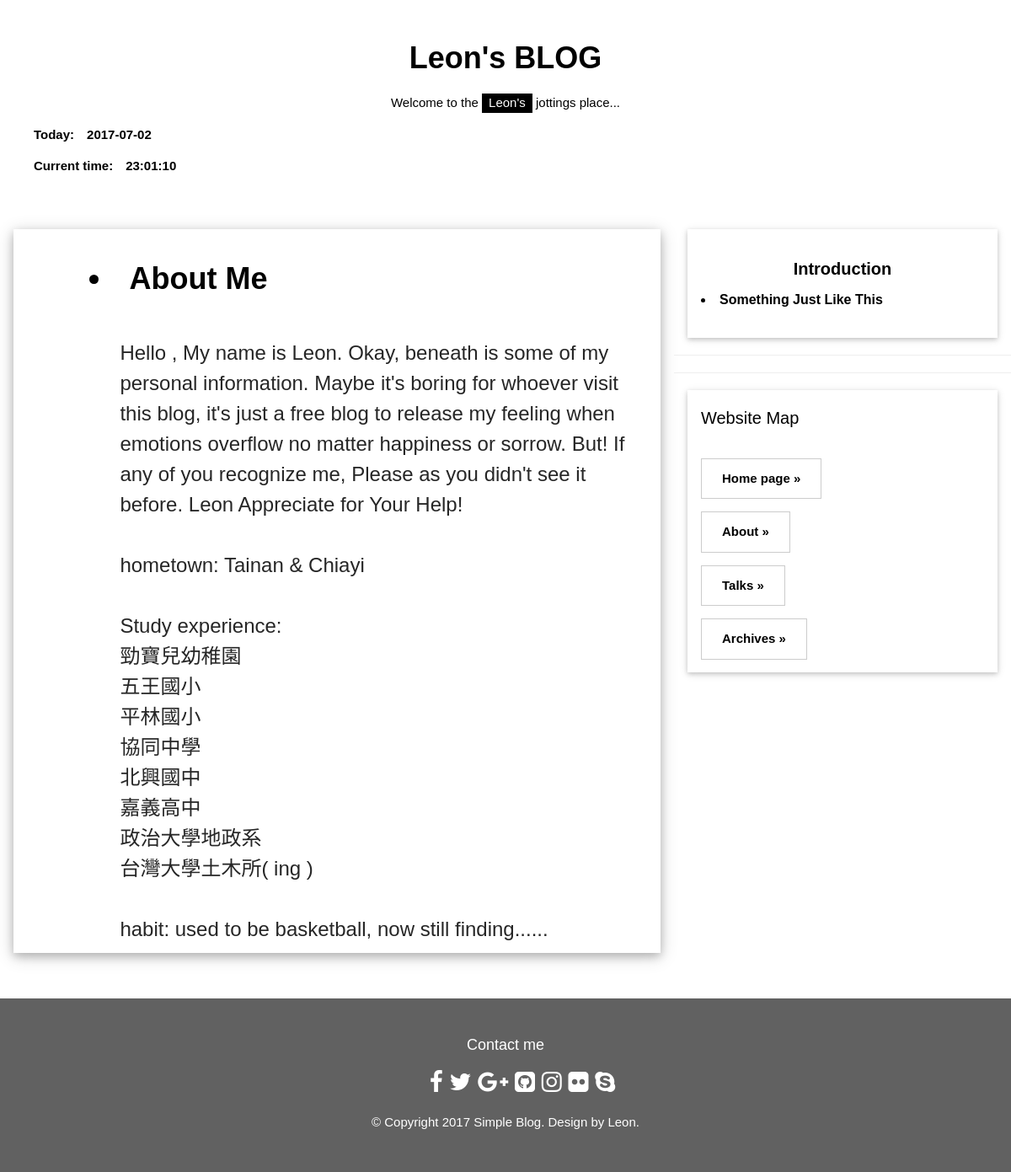
Page /about/ on the earlier database version.
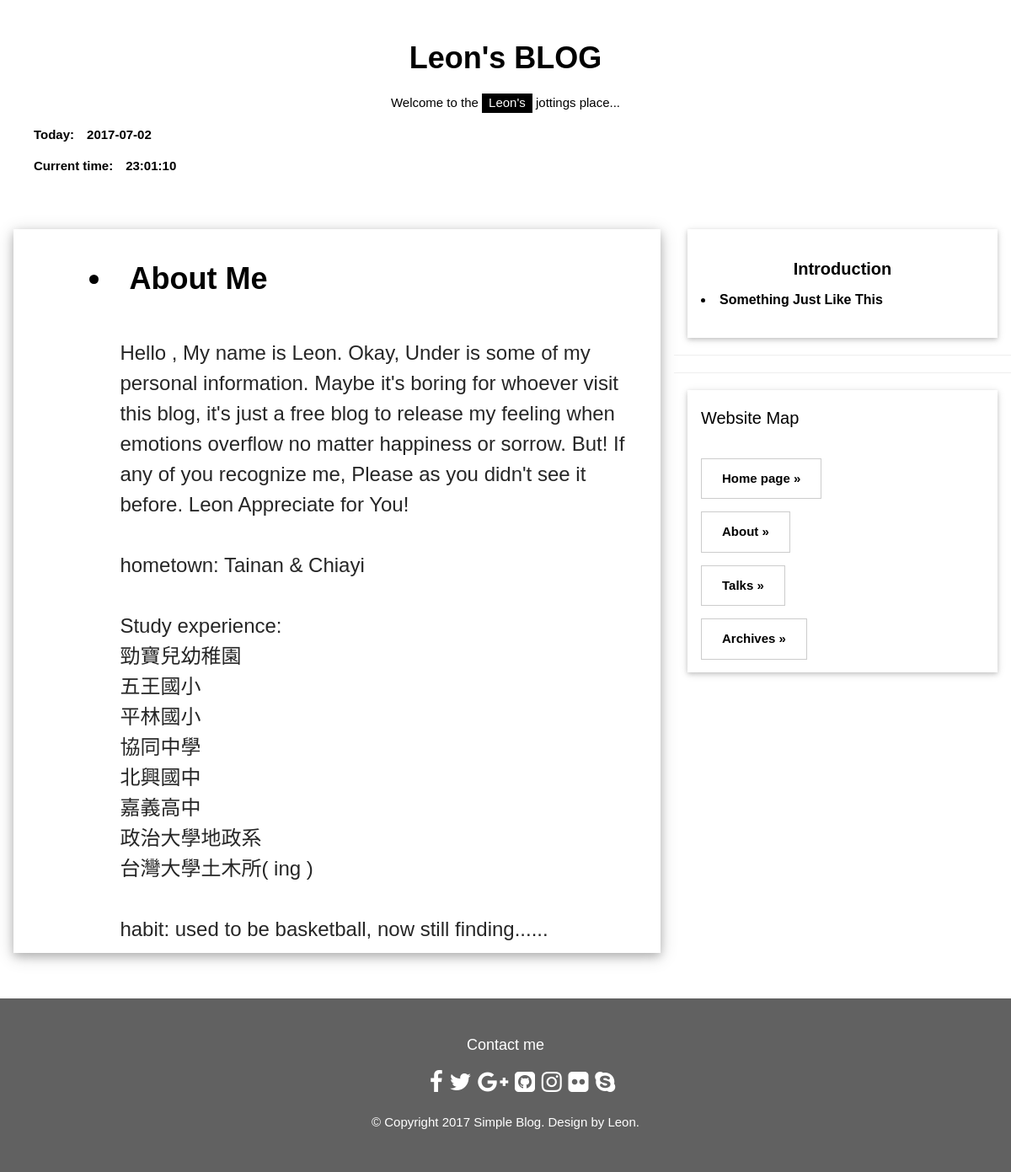
Same page on the later database version.
### blog/models.py (models this page shows, shortened)
class self_intro(models.Model):
    title = models.CharField(max_length=100, blank=True)
    content = models.TextField(blank=True)
    photo = models.URLField(blank=True)

### blog/views.py (the view)
# urls.py: url(r'^about/$', about, name='about'),
def about(request):
    intro = self_intro.objects.get(pk=1)
    about = self_intro.objects.get(pk=2)
    return render(request,'about.html',{
        'today': str(datetime.now().strftime('%Y-%m-%d')),
        'current_time': str(datetime.now().strftime('%H:%M:%S')),
        'intro': intro,
        'about': about,
    })

### templates/about.html
{% extends 'base.html' %}
{% block content %}
<div class="w3-col l8 s12 ">
     <div class="w3-card-4 w3-margin w3-white">
         <div class="w3-container">
         <br>
             <h1 style="margin-left:10%"><li><b>{{about.title|safe}}</b></h1>
             <br>
             <h3 style="margin-left:15%;color:#262626">{{about.content|safe|linebreaksbr}}</h3>
        </div>
     </div>
</div>
    {% endblock %}

Differences in the rows shown:
changed self_intro "About Me": content "…name is Leon. Okay, beneath is some of my personal information. Maybe it's boring for whoever visit this blog, it's just a free blog to release my feeling when emotions overflow no matter happiness or sorrow. But! If any of you recognize me, Please as you didn't see it before. Leon Appreciate for Your Help! hometown: Tainan & Chiayi…" → "…name is Leon. Okay, Under is some of my personal information. Maybe it's boring for whoever visit this blog, it's just a free blog to release my feeling when emotions overflow no matter happiness or sorrow. But! If any of you recognize me, Please as you didn't see it before. Leon Appreciate for You! hometown: Tainan & Chiayi…"
